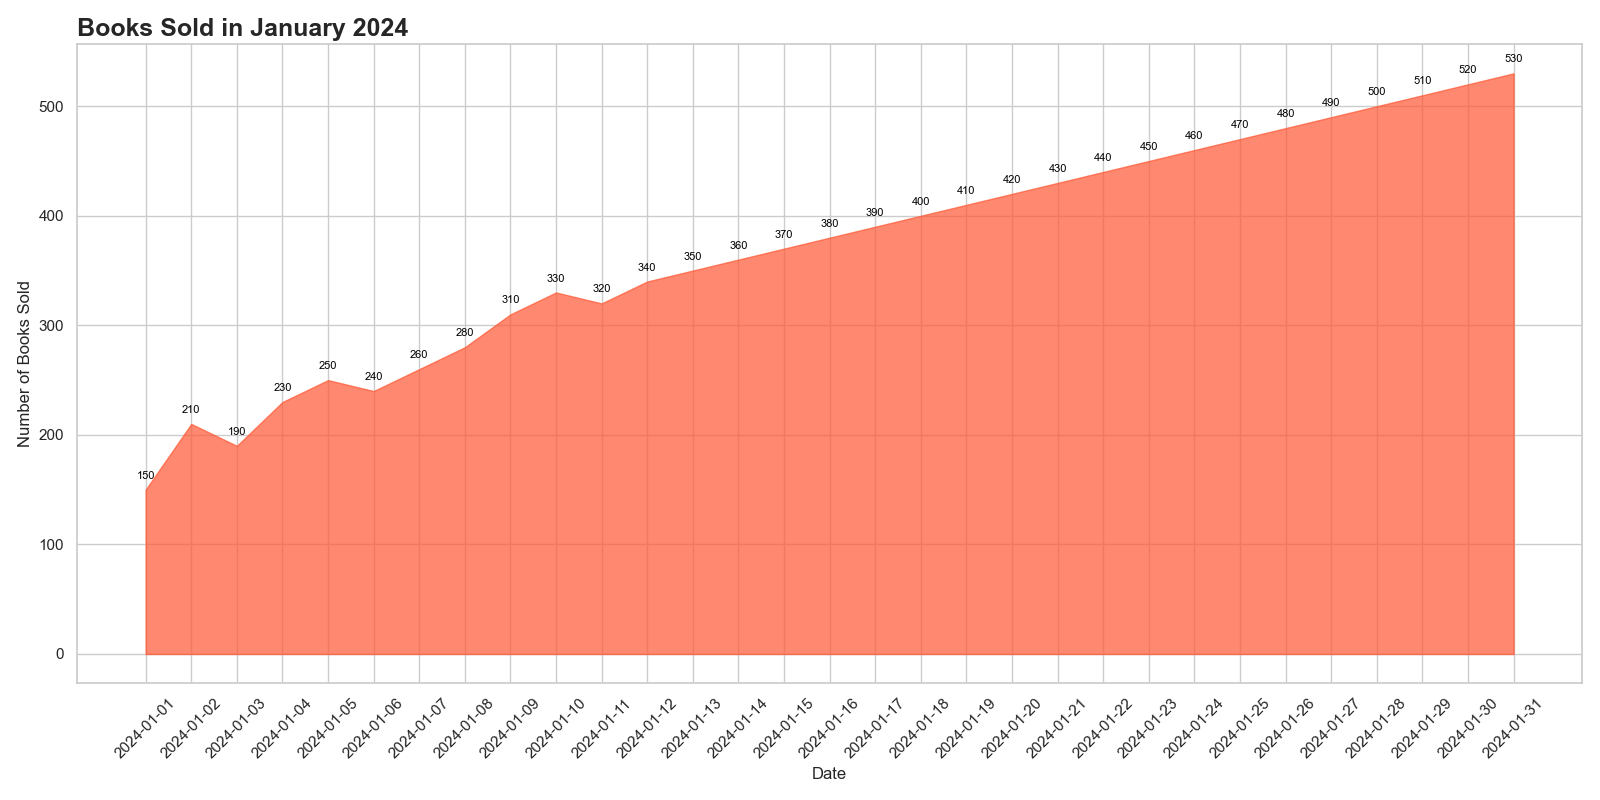

Here is the Python script that generated this plot:

import matplotlib.pyplot as plt
import pandas as pd
from io import StringIO

data = """Date,Books Sold
2024-01-01,150
2024-01-02,210
2024-01-03,190
2024-01-04,230
2024-01-05,250
2024-01-06,240
2024-01-07,260
2024-01-08,280
2024-01-09,310
2024-01-10,330
2024-01-11,320
2024-01-12,340
2024-01-13,350
2024-01-14,360
2024-01-15,370
2024-01-16,380
2024-01-17,390
2024-01-18,400
2024-01-19,410
2024-01-20,420
2024-01-21,430
2024-01-22,440
2024-01-23,450
2024-01-24,460
2024-01-25,470
2024-01-26,480
2024-01-27,490
2024-01-28,500
2024-01-29,510
2024-01-30,520
2024-01-31,530"""

df = pd.read_csv(StringIO(data))

plt.figure(figsize=(16, 8))

plt.fill_between(df['Date'], df['Books Sold'], color="#FF5733", alpha=0.7)

plt.title("Books Sold in January 2024", fontsize=18, fontweight='bold', loc='left')
plt.xlabel("Date")
plt.ylabel("Number of Books Sold")

plt.xticks(rotation=45)
plt.tight_layout()

for i, row in df.iterrows():
    plt.text(row['Date'], row['Books Sold'] + 10, str(row['Books Sold']), color='black', fontsize=8, ha='center')

plt.show()
